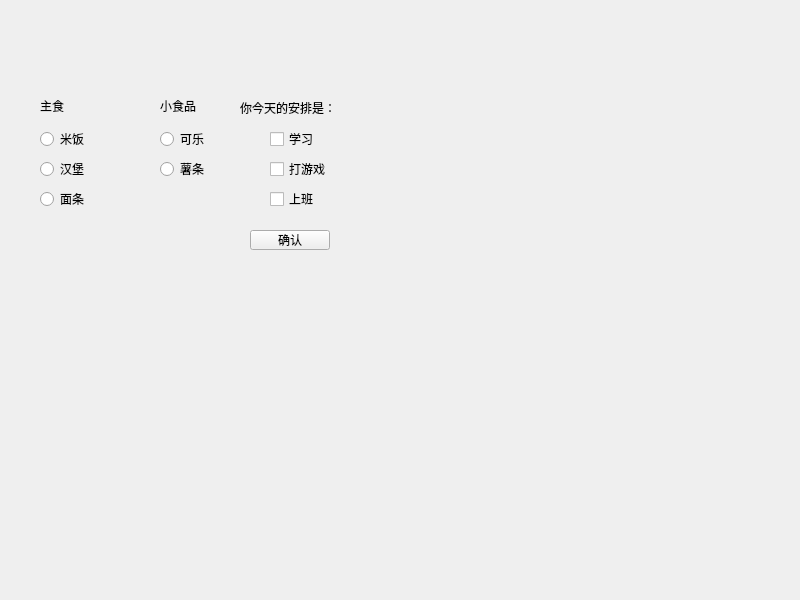
<?xml version="1.0" encoding="UTF-8"?>
<ui version="4.0">
 <class>Widget</class>
 <widget class="QWidget" name="Widget">
  <property name="geometry">
   <rect>
    <x>0</x>
    <y>0</y>
    <width>800</width>
    <height>600</height>
   </rect>
  </property>
  <property name="windowTitle">
   <string>Widget</string>
  </property>
  <widget class="QLabel" name="label">
   <property name="geometry">
    <rect>
     <x>40</x>
     <y>100</y>
     <width>54</width>
     <height>12</height>
    </rect>
   </property>
   <property name="text">
    <string>主食</string>
   </property>
  </widget>
  <widget class="QLabel" name="label_2">
   <property name="geometry">
    <rect>
     <x>160</x>
     <y>100</y>
     <width>54</width>
     <height>12</height>
    </rect>
   </property>
   <property name="text">
    <string>小食品</string>
   </property>
  </widget>
  <widget class="QRadioButton" name="radioButton">
   <property name="geometry">
    <rect>
     <x>40</x>
     <y>130</y>
     <width>91</width>
     <height>18</height>
    </rect>
   </property>
   <property name="text">
    <string>米饭</string>
   </property>
  </widget>
  <widget class="QRadioButton" name="radioButton_2">
   <property name="geometry">
    <rect>
     <x>40</x>
     <y>160</y>
     <width>91</width>
     <height>18</height>
    </rect>
   </property>
   <property name="text">
    <string>汉堡</string>
   </property>
  </widget>
  <widget class="QRadioButton" name="radioButton_3">
   <property name="geometry">
    <rect>
     <x>40</x>
     <y>190</y>
     <width>91</width>
     <height>18</height>
    </rect>
   </property>
   <property name="text">
    <string>面条</string>
   </property>
  </widget>
  <widget class="QRadioButton" name="radioButton_4">
   <property name="geometry">
    <rect>
     <x>160</x>
     <y>130</y>
     <width>91</width>
     <height>18</height>
    </rect>
   </property>
   <property name="text">
    <string>可乐</string>
   </property>
  </widget>
  <widget class="QRadioButton" name="radioButton_5">
   <property name="geometry">
    <rect>
     <x>160</x>
     <y>160</y>
     <width>91</width>
     <height>18</height>
    </rect>
   </property>
   <property name="text">
    <string>薯条</string>
   </property>
  </widget>
  <widget class="QCheckBox" name="checkBox">
   <property name="geometry">
    <rect>
     <x>270</x>
     <y>130</y>
     <width>73</width>
     <height>18</height>
    </rect>
   </property>
   <property name="text">
    <string>学习</string>
   </property>
   <property name="checked">
    <bool>false</bool>
   </property>
  </widget>
  <widget class="QCheckBox" name="checkBox_2">
   <property name="geometry">
    <rect>
     <x>270</x>
     <y>160</y>
     <width>73</width>
     <height>18</height>
    </rect>
   </property>
   <property name="text">
    <string>打游戏</string>
   </property>
  </widget>
  <widget class="QCheckBox" name="checkBox_3">
   <property name="geometry">
    <rect>
     <x>270</x>
     <y>190</y>
     <width>73</width>
     <height>18</height>
    </rect>
   </property>
   <property name="text">
    <string>上班</string>
   </property>
  </widget>
  <widget class="QLabel" name="label_3">
   <property name="geometry">
    <rect>
     <x>240</x>
     <y>100</y>
     <width>401</width>
     <height>16</height>
    </rect>
   </property>
   <property name="text">
    <string>你今天的安排是：</string>
   </property>
  </widget>
  <widget class="QPushButton" name="pushButton">
   <property name="geometry">
    <rect>
     <x>250</x>
     <y>230</y>
     <width>80</width>
     <height>20</height>
    </rect>
   </property>
   <property name="text">
    <string>确认</string>
   </property>
  </widget>
 </widget>
 <resources/>
 <connections/>
</ui>
